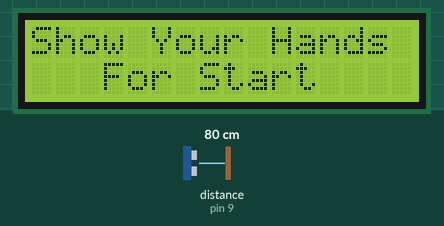
Recording of a sketch running on a simulated Arduino Uno, built with avr-gcc and run on an emulated ATmega328P. On the bench: 16×2 character LCD. Wiring (inferred from the names in the program): ultrasonic range finder: trigger pin 8; echo pin 9. The inputs (shaded band) are chosen by the test bench; at power-on: distance to the obstacle (sensor on pin 9) 80 cm. The echo pulse lasts 58.3 µs per cm.

Above: at 1.2 s.
1.3 s: distance to the obstacle (sensor on pin 9) set to 34 cm
2.8 s: distance to the obstacle (sensor on pin 9) set to 29 cm
At 3.8 s:
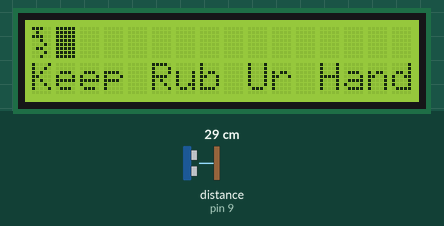
At 4.8 s:
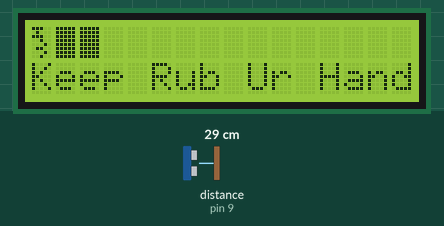
Timing chart, 0 to 6.3 s (numbered marks = the images above; inputs shaded):
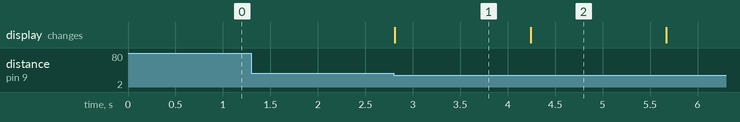

The sketch:

washtimer.ino
```cpp
#include <LiquidCrystal.h>

LiquidCrystal lcd(12,11,5,4,3,2);

#define trigpin 8
#define echopin 9

int range;
int time;

byte tap[8] = {
  B11100,
  B01000,
  B11100,
  B00100,
  B00010,
  B01100,
  B00010,
  B00100
};

byte status[8] = {
  B11111,
  B11111,
  B11111,
  B11111,
  B11111,
  B11111,
  B11111,
  B11111
};

byte okey[8] = {
  B01110,
  B01010,
  B01110,
  B00000,
  B00000,
  B01010,
  B01100,
  B01010
};

void setup(){
 pinMode(trigpin, OUTPUT);
 pinMode(echopin, INPUT);

 lcd.createChar(0, tap);
 lcd.createChar(1, status);
 lcd.createChar(2, okey);

 lcd.begin(16,2);
 lcd.setCursor(0,0);
 lcd.print("Show Your Hands");
 lcd.setCursor(3,1);
 lcd.print("For Start");
}

void loop(){
  digitalWrite(trigpin, HIGH);
  delayMicroseconds(1000);
  digitalWrite(trigpin, LOW);
  time = pulseIn(echopin, HIGH);
  range = (time/2) / 28.3;

  if(range>=10&&range<=30){
    Rubbing();
      }
}

void Rubbing(){
  lcd.clear();
  lcd.setCursor(0,0);
  lcd.write(byte(0));
  lcd.setCursor(0,1);
  lcd.write("Keep Rub Ur Hand");
  for(int i=1; i<=14 ; i++){
    lcd.setCursor(i,0);
    lcd.write(byte(1));
    delay(1430);
  }
  lcd.setCursor(15,0);
  lcd.write(byte(2));
  lcd.setCursor(0,1);
  lcd.write("    Good Job!   ");
  delay(10000);
  lcd.setCursor(0,0);
  lcd.print("Show Your Hands");
  lcd.setCursor(0,1);
  lcd.print("    For Start   ");
}
```

Measured:
- the behaviour switches between 31 and 30 cm on distance to the obstacle (sensor on pin 9) (found by bisection; images 0 and 1)
- after the input at 1.3 s, every drawn part: stays the same
- after the input at 2.8 s, the display: changes at once (image 1)
- what the display in image 1 shows lasts 1.4 s, from 2.8 s to 4.2 s
